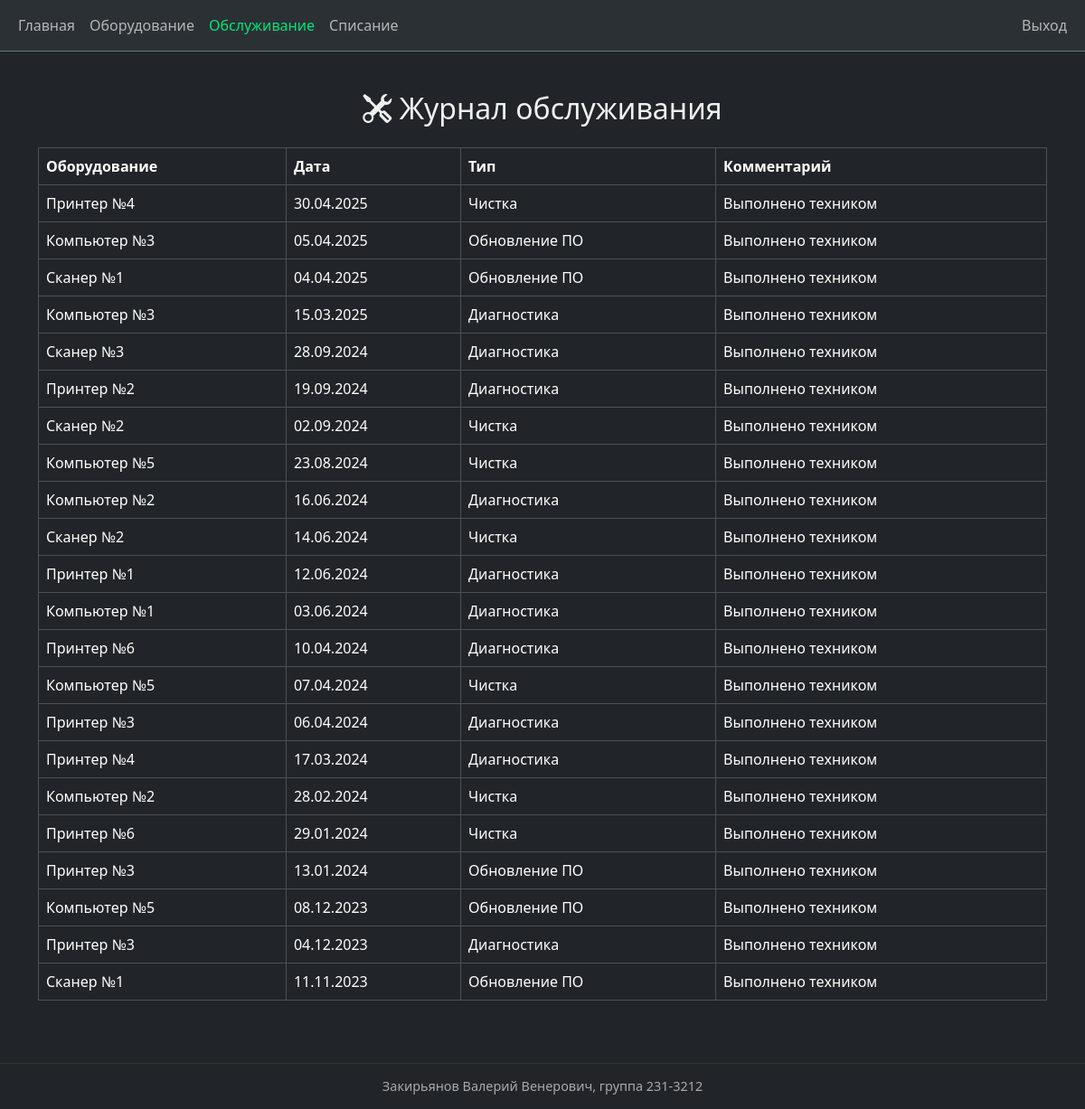
Page /maintenance/ (signed in) on the committed database.
### app/models.py (models this page shows)
class Maintenance(db.Model):
    id = db.Column(db.Integer, primary_key=True)
    equipment_id = db.Column(db.Integer, db.ForeignKey('equipment.id'), nullable=False)
    date = db.Column(db.Date, default=datetime.utcnow, nullable=False)
    service_type = db.Column(db.String(100), nullable=False)
    comment = db.Column(db.Text)

class Equipment(db.Model):
    id = db.Column(db.Integer, primary_key=True)
    name = db.Column(db.String(100), nullable=False)
    inventory_number = db.Column(db.String(50), unique=True, nullable=False)
    category_id = db.Column(db.Integer, db.ForeignKey('category.id'), nullable=False)
    purchase_date = db.Column(db.Date, nullable=False)
    price = db.Column(db.Numeric(10, 2), nullable=False)
    status = db.Column(db.Enum('active', 'repair', 'disposed', name='status_enum'), nullable=False)
    note = db.Column(db.Text)
    image_id = db.Column(db.Integer, db.ForeignKey('image.id'))
    maintenance = db.relationship('Maintenance', backref='equipment', cascade="all, delete")
    disposal = db.relationship('Disposal', backref='equipment', uselist=False, cascade="all, delete")
    responsibles = db.relationship('User', secondary=roles, backref='assigned_equipment')

### app/routes/maintenance.py (the view)
@bp.route('/')
@login_required
def index():
    if current_user.role not in ['admin', 'tech']:
        flash('У вас недостаточно прав для доступа к этой странице.', 'danger')
        return redirect(url_for('equipment.list_equipment'))
    maintenance_records = Maintenance.query.order_by(Maintenance.date.desc()).all()
    return render_template('maintenance_index.html', maintenance_records=maintenance_records, active='service')

### app/__init__.py (called while the page is built)
def create_app():
    app = Flask(__name__, static_folder='../static')
    app.config['SECRET_KEY'] = os.getenv('SECRET_KEY', 'devsecret')
    app.config['SQLALCHEMY_DATABASE_URI'] = os.getenv('DATABASE_URL', 'sqlite:///equipment.db')
    app.config['SQLALCHEMY_TRACK_MODIFICATIONS'] = False
    app.config['UPLOAD_FOLDER'] = 'static/uploads/'
    app.config['DISPOSAL_FOLDER'] = os.path.join(app.root_path, 'static', 'disposals')
    db.init_app(app)
    Migrate(app, db)
    csrf.init_app(app)
    login_manager.init_app(app)
    from app.routes import equipment, auth, disposal, maintenance
    app.register_blueprint(equipment.bp)
    app.register_blueprint(auth.bp)
    app.register_blueprint(disposal.bp)
    app.register_blueprint(maintenance.bp)
    @login_manager.user_loader
    def load_user(user_id):
        return User.query.get(int(user_id))
    return app

### app/templates/maintenance_index.html (shortened to what this page needs)
{% extends 'base.html' %}
{% block content %}
<h2 class="mb-4 text-center"><i class="bi bi-tools"></i> Журнал обслуживания</h2>
<table class="table table-dark table-bordered">
    <thead>
        <tr>
            <th>Оборудование</th>
            <th>Дата</th>
            <th>Тип</th>
            <th>Комментарий</th>
        </tr>
    </thead>
    <tbody>
        {% for record in maintenance_records %}
        <tr>
            <td>{{ record.equipment.name }}</td>
            <td>{{ record.date.strftime('%d.%m.%Y') }}</td>
            <td>{{ record.service_type }}</td>
            <td>{{ record.comment }}</td>
        </tr>
        {% else %}
        <tr>
            <td colspan="4" class="text-center text-muted">Записей нет</td>
        </tr>
        {% endfor %}
    </tbody>
</table>
{% endblock %}

### app/templates/base.html (style rules this page uses)
html, body { height: 100%; margin: 0; }
body { display: flex; flex-direction: column; color: #f0f0f0; }

### rows in the picture
Maintenance: equipment.name "Принтер №4", date "30.04.2025", service_type "Чистка", comment "Выполнено техником"
Maintenance: equipment.name "Компьютер №3", date "05.04.2025", service_type "Обновление ПО", comment "Выполнено техником"
Maintenance: equipment.name "Сканер №1", date "04.04.2025", service_type "Обновление ПО", comment "Выполнено техником"
Maintenance: equipment.name "Компьютер №3", date "15.03.2025", service_type "Диагностика", comment "Выполнено техником"
Maintenance: equipment.name "Сканер №3", date "28.09.2024", service_type "Диагностика", comment "Выполнено техником"
Maintenance: equipment.name "Принтер №2", date "19.09.2024", service_type "Диагностика", comment "Выполнено техником"
Maintenance: equipment.name "Сканер №2", date "02.09.2024", service_type "Чистка", comment "Выполнено техником"
Maintenance: equipment.name "Компьютер №5", date "23.08.2024", service_type "Чистка", comment "Выполнено техником"
Maintenance: equipment.name "Компьютер №2", date "16.06.2024", service_type "Диагностика", comment "Выполнено техником"
Maintenance: equipment.name "Сканер №2", date "14.06.2024", service_type "Чистка", comment "Выполнено техником"
Maintenance: equipment.name "Принтер №1", date "12.06.2024", service_type "Диагностика", comment "Выполнено техником"
Maintenance: equipment.name "Компьютер №1", date "03.06.2024", service_type "Диагностика", comment "Выполнено техником"
Maintenance: equipment.name "Принтер №6", date "10.04.2024", service_type "Диагностика", comment "Выполнено техником"
Maintenance: equipment.name "Компьютер №5", date "07.04.2024", service_type "Чистка", comment "Выполнено техником"
Maintenance: equipment.name "Принтер №3", date "06.04.2024", service_type "Диагностика", comment "Выполнено техником"
Maintenance: equipment.name "Принтер №4", date "17.03.2024", service_type "Диагностика", comment "Выполнено техником"
Maintenance: equipment.name "Компьютер №2", date "28.02.2024", service_type "Чистка", comment "Выполнено техником"
Maintenance: equipment.name "Принтер №6", date "29.01.2024", service_type "Чистка", comment "Выполнено техником"
Maintenance: equipment.name "Принтер №3", date "13.01.2024", service_type "Обновление ПО", comment "Выполнено техником"
Maintenance: equipment.name "Компьютер №5", date "08.12.2023", service_type "Обновление ПО", comment "Выполнено техником"
Maintenance: equipment.name "Принтер №3", date "04.12.2023", service_type "Диагностика", comment "Выполнено техником"
Maintenance: equipment.name "Сканер №1", date "11.11.2023", service_type "Обновление ПО", comment "Выполнено техником"
